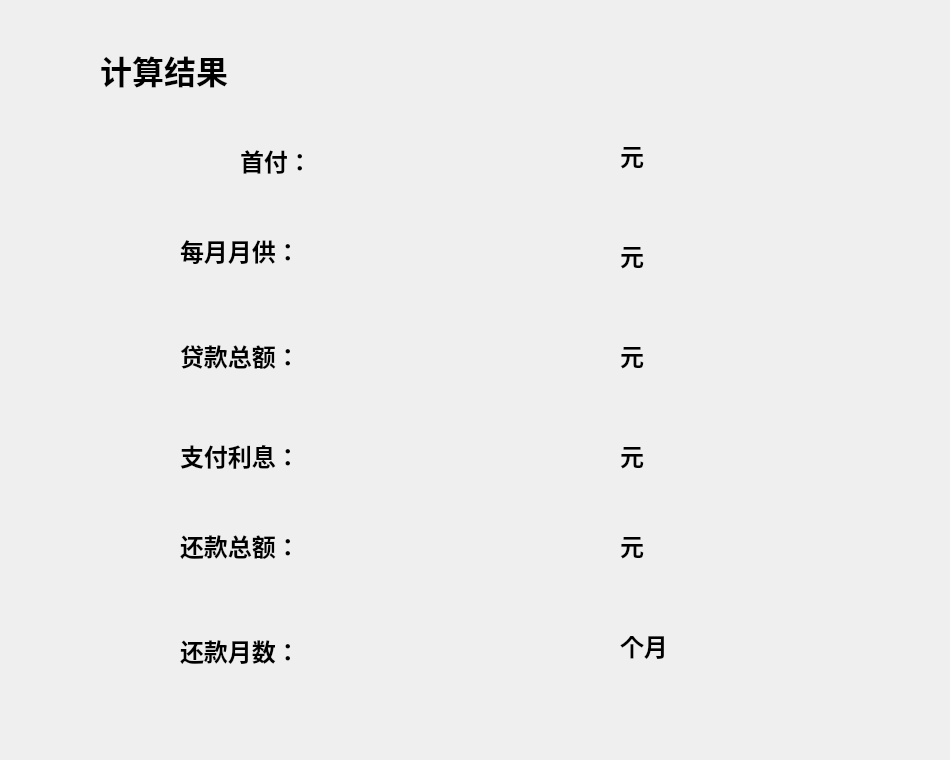
<?xml version="1.0" encoding="UTF-8"?>
<ui version="4.0">
 <class>Form3</class>
 <widget class="QWidget" name="Form3">
  <property name="geometry">
   <rect>
    <x>0</x>
    <y>0</y>
    <width>950</width>
    <height>760</height>
   </rect>
  </property>
  <property name="windowTitle">
   <string>房贷计算器</string>
  </property>
  <property name="styleSheet">
   <string notr="true">#Form3
{border-image: url(:/mmexport1590570717333.jpg);}</string>
  </property>
  <widget class="QLabel" name="label">
   <property name="geometry">
    <rect>
     <x>100</x>
     <y>40</y>
     <width>171</width>
     <height>61</height>
    </rect>
   </property>
   <property name="text">
    <string>&lt;html&gt;&lt;head/&gt;&lt;body&gt;&lt;p&gt;&lt;span style=&quot; font-size:24pt; font-weight:600;&quot;&gt;计算结果&lt;/span&gt;&lt;/p&gt;&lt;/body&gt;&lt;/html&gt;</string>
   </property>
  </widget>
  <widget class="QLabel" name="label_2">
   <property name="geometry">
    <rect>
     <x>180</x>
     <y>220</y>
     <width>141</width>
     <height>61</height>
    </rect>
   </property>
   <property name="text">
    <string>&lt;html&gt;&lt;head/&gt;&lt;body&gt;&lt;p&gt;&lt;span style=&quot; font-size:18pt; font-weight:600;&quot;&gt;每月月供：&lt;/span&gt;&lt;/p&gt;&lt;/body&gt;&lt;/html&gt;</string>
   </property>
  </widget>
  <widget class="QLabel" name="label_3">
   <property name="geometry">
    <rect>
     <x>180</x>
     <y>330</y>
     <width>181</width>
     <height>51</height>
    </rect>
   </property>
   <property name="text">
    <string>&lt;html&gt;&lt;head/&gt;&lt;body&gt;&lt;p&gt;&lt;span style=&quot; font-size:18pt; font-weight:600;&quot;&gt;贷款总额：&lt;/span&gt;&lt;/p&gt;&lt;/body&gt;&lt;/html&gt;</string>
   </property>
  </widget>
  <widget class="QLabel" name="label_4">
   <property name="geometry">
    <rect>
     <x>180</x>
     <y>420</y>
     <width>171</width>
     <height>71</height>
    </rect>
   </property>
   <property name="text">
    <string>&lt;html&gt;&lt;head/&gt;&lt;body&gt;&lt;p&gt;&lt;span style=&quot; font-size:18pt; font-weight:600;&quot;&gt;支付利息：&lt;/span&gt;&lt;/p&gt;&lt;/body&gt;&lt;/html&gt;</string>
   </property>
  </widget>
  <widget class="QLabel" name="label_5">
   <property name="geometry">
    <rect>
     <x>180</x>
     <y>510</y>
     <width>191</width>
     <height>71</height>
    </rect>
   </property>
   <property name="text">
    <string>&lt;html&gt;&lt;head/&gt;&lt;body&gt;&lt;p&gt;&lt;span style=&quot; font-size:18pt; font-weight:600;&quot;&gt;还款总额：&lt;/span&gt;&lt;/p&gt;&lt;/body&gt;&lt;/html&gt;</string>
   </property>
  </widget>
  <widget class="QLabel" name="label_6">
   <property name="geometry">
    <rect>
     <x>180</x>
     <y>620</y>
     <width>161</width>
     <height>61</height>
    </rect>
   </property>
   <property name="text">
    <string>&lt;html&gt;&lt;head/&gt;&lt;body&gt;&lt;p&gt;&lt;span style=&quot; font-size:18pt; font-weight:600;&quot;&gt;还款月数：&lt;/span&gt;&lt;/p&gt;&lt;/body&gt;&lt;/html&gt;</string>
   </property>
  </widget>
  <widget class="QLabel" name="label_8">
   <property name="geometry">
    <rect>
     <x>620</x>
     <y>130</y>
     <width>68</width>
     <height>51</height>
    </rect>
   </property>
   <property name="text">
    <string>&lt;html&gt;&lt;head/&gt;&lt;body&gt;&lt;p&gt;&lt;span style=&quot; font-size:18pt; font-weight:600;&quot;&gt;元&lt;/span&gt;&lt;/p&gt;&lt;/body&gt;&lt;/html&gt;</string>
   </property>
  </widget>
  <widget class="QLabel" name="label_9">
   <property name="geometry">
    <rect>
     <x>620</x>
     <y>220</y>
     <width>68</width>
     <height>71</height>
    </rect>
   </property>
   <property name="text">
    <string>&lt;html&gt;&lt;head/&gt;&lt;body&gt;&lt;p&gt;&lt;span style=&quot; font-size:18pt; font-weight:600;&quot;&gt;元&lt;/span&gt;&lt;/p&gt;&lt;/body&gt;&lt;/html&gt;</string>
   </property>
  </widget>
  <widget class="QLabel" name="label_10">
   <property name="geometry">
    <rect>
     <x>620</x>
     <y>330</y>
     <width>68</width>
     <height>51</height>
    </rect>
   </property>
   <property name="text">
    <string>&lt;html&gt;&lt;head/&gt;&lt;body&gt;&lt;p&gt;&lt;span style=&quot; font-size:18pt; font-weight:600;&quot;&gt;元&lt;/span&gt;&lt;/p&gt;&lt;/body&gt;&lt;/html&gt;</string>
   </property>
  </widget>
  <widget class="QLabel" name="label_11">
   <property name="geometry">
    <rect>
     <x>620</x>
     <y>430</y>
     <width>68</width>
     <height>51</height>
    </rect>
   </property>
   <property name="styleSheet">
    <string notr="true">font: 87 18pt &quot;Arial Black&quot;;
font: 87 18pt &quot;Arial Black&quot;;</string>
   </property>
   <property name="text">
    <string>&lt;html&gt;&lt;head/&gt;&lt;body&gt;&lt;p&gt;&lt;span style=&quot; font-size:18pt; font-weight:600;&quot;&gt;元&lt;/span&gt;&lt;/p&gt;&lt;/body&gt;&lt;/html&gt;</string>
   </property>
  </widget>
  <widget class="QLabel" name="label_12">
   <property name="geometry">
    <rect>
     <x>620</x>
     <y>620</y>
     <width>68</width>
     <height>51</height>
    </rect>
   </property>
   <property name="text">
    <string>&lt;html&gt;&lt;head/&gt;&lt;body&gt;&lt;p&gt;&lt;span style=&quot; font-size:18pt; font-weight:600;&quot;&gt;个月&lt;/span&gt;&lt;/p&gt;&lt;/body&gt;&lt;/html&gt;</string>
   </property>
  </widget>
  <widget class="QLabel" name="label_14">
   <property name="geometry">
    <rect>
     <x>350</x>
     <y>130</y>
     <width>241</width>
     <height>51</height>
    </rect>
   </property>
   <property name="styleSheet">
    <string notr="true">font: 87 18pt &quot;Arial Black&quot;;</string>
   </property>
   <property name="text">
    <string/>
   </property>
  </widget>
  <widget class="QLabel" name="label_15">
   <property name="geometry">
    <rect>
     <x>350</x>
     <y>230</y>
     <width>241</width>
     <height>41</height>
    </rect>
   </property>
   <property name="styleSheet">
    <string notr="true">font: 87 18pt &quot;Arial Black&quot;;</string>
   </property>
   <property name="text">
    <string/>
   </property>
  </widget>
  <widget class="QLabel" name="label_16">
   <property name="geometry">
    <rect>
     <x>350</x>
     <y>330</y>
     <width>241</width>
     <height>41</height>
    </rect>
   </property>
   <property name="styleSheet">
    <string notr="true">font: 87 18pt &quot;Arial Black&quot;;</string>
   </property>
   <property name="text">
    <string/>
   </property>
  </widget>
  <widget class="QLabel" name="label_17">
   <property name="geometry">
    <rect>
     <x>350</x>
     <y>430</y>
     <width>241</width>
     <height>41</height>
    </rect>
   </property>
   <property name="styleSheet">
    <string notr="true">font: 87 18pt &quot;Arial Black&quot;;</string>
   </property>
   <property name="text">
    <string/>
   </property>
  </widget>
  <widget class="QLabel" name="label_18">
   <property name="geometry">
    <rect>
     <x>350</x>
     <y>520</y>
     <width>241</width>
     <height>51</height>
    </rect>
   </property>
   <property name="styleSheet">
    <string notr="true">font: 87 18pt &quot;Arial Black&quot;;</string>
   </property>
   <property name="text">
    <string/>
   </property>
  </widget>
  <widget class="QLabel" name="label_7">
   <property name="geometry">
    <rect>
     <x>350</x>
     <y>620</y>
     <width>241</width>
     <height>51</height>
    </rect>
   </property>
   <property name="styleSheet">
    <string notr="true">font: 87 18pt &quot;Arial Black&quot;;</string>
   </property>
   <property name="text">
    <string/>
   </property>
  </widget>
  <widget class="QLabel" name="label_13">
   <property name="geometry">
    <rect>
     <x>620</x>
     <y>520</y>
     <width>68</width>
     <height>51</height>
    </rect>
   </property>
   <property name="styleSheet">
    <string notr="true">font: 87 18pt &quot;Arial Black&quot;;</string>
   </property>
   <property name="text">
    <string>&lt;html&gt;&lt;head/&gt;&lt;body&gt;&lt;p&gt;&lt;span style=&quot; font-size:18pt; font-weight:600;&quot;&gt;元&lt;/span&gt;&lt;/p&gt;&lt;/body&gt;&lt;/html&gt;</string>
   </property>
  </widget>
  <widget class="QLabel" name="label_19">
   <property name="geometry">
    <rect>
     <x>240</x>
     <y>130</y>
     <width>141</width>
     <height>61</height>
    </rect>
   </property>
   <property name="text">
    <string>&lt;html&gt;&lt;head/&gt;&lt;body&gt;&lt;p&gt;&lt;span style=&quot; font-size:18pt; font-weight:600;&quot;&gt;首付：&lt;/span&gt;&lt;/p&gt;&lt;/body&gt;&lt;/html&gt;</string>
   </property>
  </widget>
 </widget>
 <resources/>
 <connections/>
</ui>
